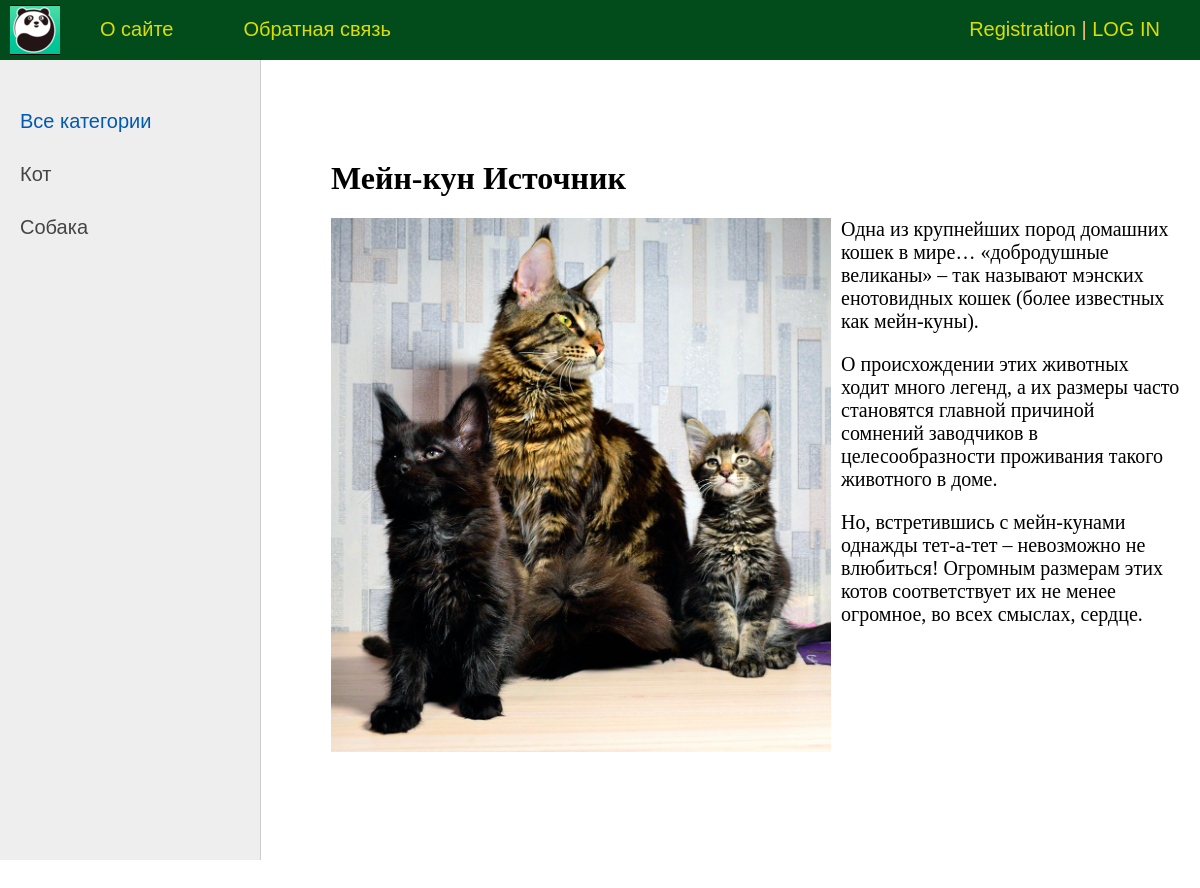
The page /post/mejn-kun-istochnik/ on the database its author committed.
### animals/models.py (models this page shows, shortened)
class Category(models.Model):
    name = models.CharField(max_length=100, db_index=True, verbose_name='CATEGORY')
    slug = models.SlugField(max_length=255, unique=True, db_index=True, verbose_name="URL")
    def __str__(self):
            return self.name
    def get_absolute_url(self):
        return reverse("category", kwargs={'cat_slug': self.slug})
    class Meta:
        verbose_name = "Category"
        verbose_name_plural = "Categories"
        ordering = ['id']

class Animals(models.Model):
    title = models.CharField(max_length=255, verbose_name="Title")
    slug = models.SlugField(max_length=255, unique=True, db_index=True, verbose_name="URL Slug")
    content = models.TextField(blank=True, verbose_name="Text article")
    photo = models.ImageField(upload_to="photos/%Y/%m/%d/", verbose_name="Picture")
    time_create = models.DateTimeField(auto_now_add=True, verbose_name="Time_created")
    time_update = models.DateTimeField(auto_now=True, verbose_name="Time_updated")
    is_published = models.BooleanField(default=True, verbose_name="Is_published")
    cat = models.ForeignKey("Category", on_delete=models.PROTECT, verbose_name="Category", null=True)
    def __str__(self):
        return self.title
    class Meta:
        verbose_name = "Popular animal"
        verbose_name_plural = "Popular animals"
        ordering = ['id']

### animals/views.py (the view)
# urls.py: path('post/<slug:post_slug>/', ShowPost.as_view(), name='post'),
class ShowPost(DataMixin,DetailView):
    model = Animals
    template_name = 'animals/post.html'
    slug_url_kwarg = 'post_slug'
    context_object_name = 'post'
    def get_context_data(self, *, object_list=None, **kwargs):
        context = super().get_context_data(**kwargs)
        c_def = self.get_user_context(title=context['post'])
        return dict(list(context.items()) + list(c_def.items()))

### animals/templatetags/animals_tags.py (called while the page is built)
@register.simple_tag(name='getcats')
def get_categories(filter=None):
    if not filter:
        return Category.objects.all()
    else:
        return Category.objects.filter(pk=filter)

### animals/utils.py (called while the page is built)
    def get_user_context(self, **kwargs):
        context = kwargs
        cats = cache.get('cats')
        if not cats:
            cats = Category.objects.annotate(Count('animals'))
            cache.set('cats', cats, 60)
        user_menu = menu.copy()
        if not self.request.user.is_authenticated:
            user_menu.pop(1)
        context['menu'] = user_menu
        context['cats'] = cats
        if 'cat_selected' not in context:
            context['cat_selected'] = 0
        return context

### animals/templates/animals/post.html
{% extends 'animals/base.html' %}
{% block content %}
<h1>{{post.title}}</h1>
{% if post.photo %}
<p><img class="img-article-left" src="{{post.photo.url}}" alt=""></p>
{% endif %}
{{post.content|linebreaks}}
{% endblock content %}

### animals/templates/animals/base.html (shortened to what this page needs)
{% load static %}
{% load animals_tags %}
<!DOCTYPE html>
<html>
<head>
	<link type="text/css" href="{% static 'animals/css/styles.css' %}" rel="stylesheet" />
</head>
<body>
<table class="table-page" border=0 cellpadding="0" cellspacing="0">
<tr><td valign=top>
{% block mainmenu %}
		<div class="header">
			<ul id="mainmenu" class="mainmenu">
			<li class="logo"><a href="{% url 'home' %}"><div class="logo"></div></a></li>
{% for m in menu %}
			<li><a href="{% url m.url_name %}">{{m.title}}</a></li>
{% endfor %}
				{% if request.user.is_authenticated %}
				<li class="last">{{user.username}}<a href="{% url 'logout' %}">|LOG OUT</a></li>
				{% else %}
				<li class="last"><a href="{% url 'register' %}">Registration</a> | <a href="{% url 'login' %}">LOG IN</a></li>
				{% endif %}
			</ul>
		</div>
{% endblock mainmenu %}
<table class="table-content" border=0 cellpadding="0" cellspacing="0">
<tr>
	<td valign="top" class="left-chapters">
	<ul id="leftchapters">
		{% if cat_selected == 0 %}
		<li class="selected">Все категории</li>
{% else %}
		<li><a href="{% url 'home' %}">Все категории</a></li>
{% endif %}
{% for c in cats %}
{% if c.animals__count > 0 %}
		{% if c.pk == cat_selected %}
		<li class="selected">{{c.name}}</li>
		{% else %}
		<li><a href="{{ c.get_absolute_url}}">{{c.name}}</a></li>
		{% endif%}
{% endif%}
{% endfor %}
	</ul>
</td>
<td valign="top" class="content">
	<div class="content-text">
{% block content %}
{% endblock %}
	</div>
</td></tr></table>
</td></tr>
</body>
</html>

### animals/static/animals/css/styles.css (style rules this page uses)
html, body { font-family: 'Arial'; margin: 0; padding: 0; height: 100%; width: 100%; color: #444; }
a { color: #0059b2; text-decoration: none; }
img { max-width: 600px; height: auto; }
img.img-article-left { max-width: 500px; height: auto; float: left; padding: 0 10px 10px 0; }
.table-page { width: 100%; height: 100%; vertical-align: top; }
.table-page tr { height: 100%; }
.header { background: #024c1b; height: 60px; }
.logo { background: url('../images/logo.png') no-repeat 10px 5px; width: 70px; height: 60px; }
ul.mainmenu { list-style: none; margin: 0; padding: 0; height: 60px; color: #fdc073; font-size: 20px; overflow: hidden; }
ul.mainmenu li { float: left; margin: 18px 40px 0 30px; }
ul.mainmenu li.logo { margin: 0; }
ul.mainmenu li.last { float: right; }
ul.mainmenu li a { color: #dddd06; text-decoration: none; }
.table-content { width: 100%; min-height: 100%; height: 100%; }
.left-chapters { margin: 0; background: #eee; border-right: 1px solid #ccc; min-height: 100%; }
.left-chapters ul { width: 230px; min-height: 100%; margin: 0; padding: 20px 10px 10px 20px; list-style: none; font-size: 20px; }
.left-chapters ul li { margin: 30px 0 0 0; color: #999; }
.left-chapters ul li.selected { color: #0059b2; }
.left-chapters ul li a { color: #444; text-decoration: none; }
.content { padding: 40px 20px 20px 40px; width: 100%; box-sizing: border-box; }
.content-text { margin: 60px 0 0 30px; color: #000; font-size: 20px; font-family: Yandex Sans Display Light; }
.content-text h1 { font-size: 32px; }

### rows shown on the page
Category: name "Кот"
Category: name "Собака"
Animals: title "Мейн-кун Источник", photo (picture), content "Одна из крупнейших пород домашних кошек в мире… «добродушные великаны» – так называют мэнских енотовидных кошек (более известных как мейн-куны). О происхождении этих животных ходит много легенд, а их размеры часто становятся главной причиной сомнений заводчиков в целесообразности проживания такого животного в доме. Но, встретившись с мейн-кунами однажды тет-а-тет – невозможно не влюбиться! Огромным размерам этих котов соответствует их не менее огромное, во всех смыслах, сердце."

### other values the page prints
{{ m.title }} "О сайте" "Обратная связь"
